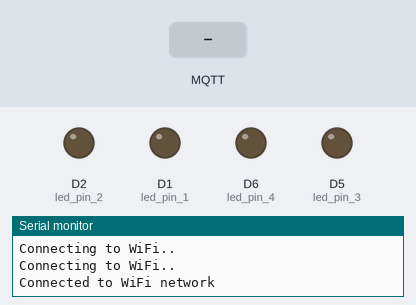
Bench run of a sketch on a simulated ESP8266 (NodeMCU). On the bench: output pins drawn as LEDs (lit = HIGH), the last lines printed to the serial monitor. The inputs (shaded band) are chosen by the test bench. WiFi joins after 1.5 s; servers stay silent unless stated; no MQTT or app messages arrive unless stated.

Above: at 2.7 s.
2.8 s: MQTT message "5" arrives on the first subscribed topic
At 3.9 s:
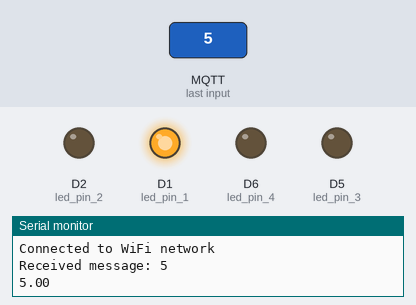
4.3 s: MQTT message "90" arrives on the first subscribed topic
At 5.0 s:
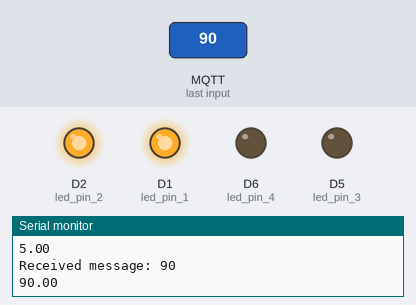
5.8 s: MQTT message "200" arrives on the first subscribed topic
At 6.1 s:
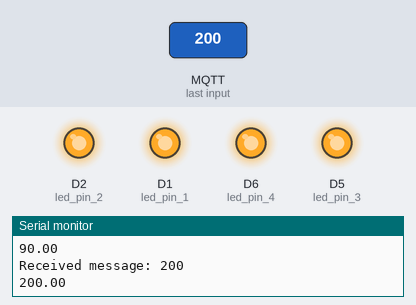
7.3 s: MQTT message "1" arrives on the first subscribed topic
At 8.5 s:
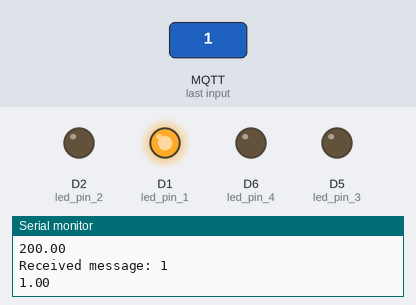
Timing chart, 0 to 9.8 s (numbered marks = the images above; inputs shaded):
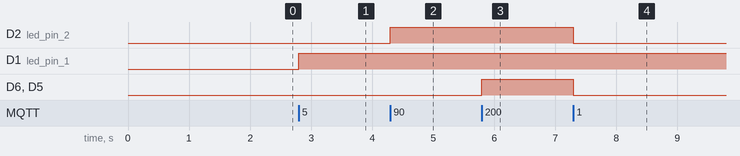

Measured:
- after the input at 2.8 s, D1 (led_pin_1): LOW → HIGH at once
- after the input at 4.3 s, D2 (led_pin_2): LOW → HIGH at once
- after the input at 5.8 s, D6 (led_pin_4), D5 (led_pin_3): LOW → HIGH at once
- after the input at 7.3 s, D2 (led_pin_2), D6 (led_pin_4), D5 (led_pin_3): HIGH → LOW at once

The sketch:

sub.ino
```cpp
#include <ESP8266WiFi.h>
#include <PubSubClient.h>

const char *ssid = "microtest";
const char *password = "froggy12";


const int led_pin_1 = D1;
const int led_pin_2 = D2;
const int led_pin_3 = D5;
const int led_pin_4 = D6;


const char* mqtt_broker = "broker.emqx.io";
const char* topic_ultrasonic = "esp8266/ultrasonic-topic";
const char* mqtt_username = "emqx2";
const char* mqtt_password = "public";
const int mqtt_port = 1883;

WiFiClient espClient;
PubSubClient client(espClient);

void WIFIconnect() {
  WiFi.begin(ssid, password);
  while (WiFi.status() != WL_CONNECTED) {
    delay(500);
    Serial.println("Connecting to WiFi..");
  }
  Serial.println("Connected to WiFi network");
}
void setup() {
  Serial.begin(9600);
  WIFIconnect();
  pinMode(led_pin_1, OUTPUT);
  pinMode(led_pin_2, OUTPUT);
  pinMode(led_pin_3, OUTPUT);
  pinMode(led_pin_4, OUTPUT);
  digitalWrite(led_pin_1, LOW);
  digitalWrite(led_pin_2, LOW);
  digitalWrite(led_pin_3, LOW);
  digitalWrite(led_pin_4, LOW);
  client.setServer(mqtt_broker, mqtt_port);
  client.setCallback(callback);
  connectMQTT();

  client.subscribe(topic_ultrasonic);
}

void connectMQTT() {
  int attempt = 0;
  while (!client.connected() && attempt < 5) {
    String client_id = "led2-client-";
    client_id += String(WiFi.macAddress());
    if (client.connect(client_id.c_str(), mqtt_username, mqtt_password)) {
      client.subscribe(topic_ultrasonic);
    } else {
      Serial.print("Failed to connect to MQTT Broker, rc=");
      Serial.println(client.state());
      Serial.println("Retrying in 2 seconds...");
      delay(2000);
      attempt++;
    }
  }
}

void loop() {
  client.loop();
}
void callback(char *topic, byte *payload, unsigned int length) {
  String message = "";
  for (int i = 0; i < length; i++) {
    message += (char)payload[i];
  }

  Serial.print("Received message: ");
  Serial.println(message);

  float distance = message.toFloat();

  displayDistance(distance);
}

void displayDistance(float distance) {

  Serial.println(distance);
  if (distance < 50) {
    digitalWrite(led_pin_1, HIGH);
    digitalWrite(led_pin_2, LOW);
    digitalWrite(led_pin_3, LOW);
    digitalWrite(led_pin_4, LOW);
  }
   else if (distance >= 50 && distance < 100) {
    digitalWrite(led_pin_1, HIGH);
    digitalWrite(led_pin_2, HIGH);
    digitalWrite(led_pin_3, LOW);
    digitalWrite(led_pin_4, LOW);
  }
  else if (distance >= 100 && distance < 150) {
    digitalWrite(led_pin_1, HIGH);
    digitalWrite(led_pin_2, HIGH);
    digitalWrite(led_pin_3, HIGH);
    digitalWrite(led_pin_4, LOW);
  }
  else if (distance >= 150 ) {
    digitalWrite(led_pin_1, HIGH);
    digitalWrite(led_pin_2, HIGH);
    digitalWrite(led_pin_3, HIGH);
    digitalWrite(led_pin_4, HIGH);
  }
}
```
